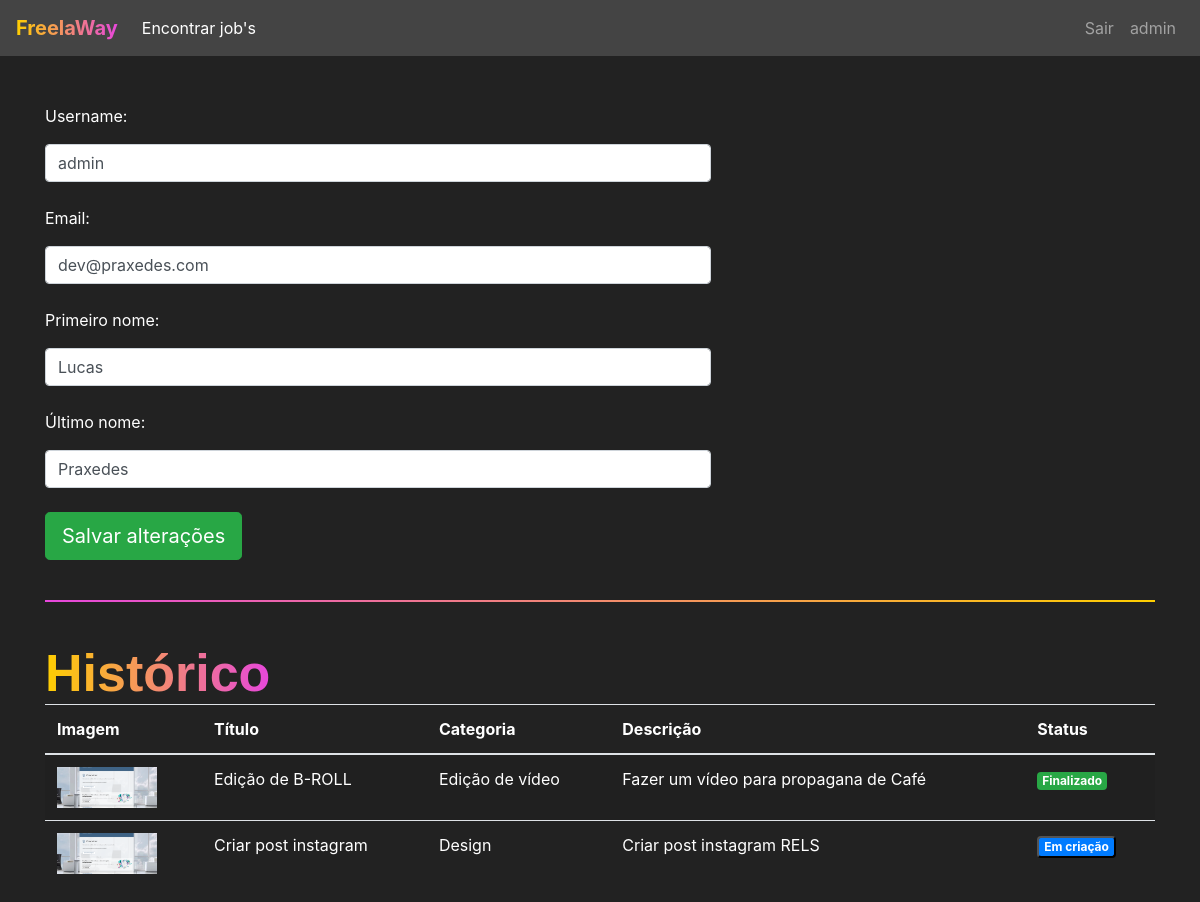
The page /jobs/perfil/ (signed in) on the database its author committed.
### jobs/models.py (models this page shows, shortened)
class Jobs(models.Model):
    categoria_choices = (('D', 'Design'),
    ('EV', 'Edição de Vídeo'))
    status_choices = (('C', 'Em criação'),
    ('AA', 'Aguardando aprovação'),
    ('F', 'Finalizado'))
    titulo = models.CharField(max_length=200)
    descricao = models.TextField()
    categoria = models.CharField(max_length=2, choices=categoria_choices, default="D")
    prazo_entrega = models.DateTimeField()
    preco = models.FloatField()
    referencias = models.ManyToManyField(Referencias)
    profissional = models.ForeignKey(User, on_delete=models.DO_NOTHING, null=True, blank=True)
    reservado = models.BooleanField(default=False)
    status = models.CharField(max_length=2, choices=status_choices ,default='C')
    arquivo_final = models.FileField(null=True)

class Referencias(models.Model):
    arquivo = models.FileField(upload_to='referencias')
    def __str__(self) -> str:
        return self.arquivo.url

### jobs/views.py (the view, shortened to what this page needs)
# urls.py: path('perfil/', views.perfil, name="perfil"),
@login_required(login_url='/auth/logar/')
def perfil(request):
    if request.method == "GET":
        jobs = Jobs.objects.filter(profissional=request.user)
        return render(request, "perfil.html", {'jobs': jobs})
    elif request.method == "POST":
        username = request.POST.get('username')
        email = request.POST.get('email')
        primeiro_nome = request.POST.get('primeiro_nome')
        ultimo_nome = request.POST.get('ultimo_nome')

### jobs/templates/perfil.html (shortened to what this page needs)
{% extends 'base.html' %}
{% load static %}
{% block 'head' %}
<link rel="stylesheet" href="{% static 'jobs/css/encontrar_jobs.css' %}">
<link rel="stylesheet" href="{% static 'jobs/css/perfil.css' %}">
{% endblock %}
{% block 'body' %}
<br>
<br>
<div class="container">
    <div style="width: 60%">
        <form action="{% url 'perfil' %}" method="POST">{% csrf_token %}
            <p>Username:</p>
            <input type="text" class="form-control" value="{{user.username}}" name="username">
            <br>
            <p>Email:</p>
            <input type="email" class="form-control" value="{{user.email}}" name="email">
            <br>
            <p>Primeiro nome:</p>
            <input type="text" class="form-control" value="{{user.first_name}}" name="primeiro_nome">
            <br>
            <p>Último nome:</p>
            <input type="text" class="form-control" value="{{user.last_name}}" name="ultimo_nome">
            <br>
            <input type="submit" class="btn btn-success btn-lg" value="Salvar alterações">
        </form>
    </div>
    <br>
    <hr class="borda-degrade">
    <br>
    <h4 class="titulo">Histórico</h4>
    <table style="background-color: #222; color: white;" class="table table-striped">
        <thead>
            <tr>
                <th scope="col">Imagem</th>
                <th scope="col">Título</th>
                <th scope="col">Categoria</th>
                <th scope="col">Descrição</th>
                <th scope="col">Status</th>
            </tr>
        </thead>
        <tbody>
            {% for job in jobs %}
            <tr>
                <th scope="row"><img width="100px" src="{{job.referencias.all.0}}"></th>
                <td>{{job.titulo}}</td>
                <td>{% if job.categoria == 'D'%}
                    Design
                    {% else %}
                    Edição de vídeo
                    {% endif%}
                </td>
                <td>
                    {{job.descricao}}
                </td>
                <td>
                    {% if job.status == 'AA'%}
                    <span class="badge badge-info">Aguardando aprovação</span>
                    {% elif job.status == 'C' %}
                    <button class="badge badge-primary" data-toggle="modal" data-target="#modal-job-{{job.id}}">Em
                        criação</button>
                    {% else %}
                    <span class="badge badge-success">Finalizado</span>
                    {% endif %}
                </td>
            </tr>
            {% endfor %}
        </tbody>
    </table>
</div>
{% endblock %}

### templates/base.html (shortened to what this page needs)
<!doctype html>
<html lang="en">
<head>
    {% block 'head' %}
    {% endblock %}
    <link rel="stylesheet" href="https://cdn.jsdelivr.net/npm/bootstrap@4.6.1/dist/css/bootstrap.min.css">
</head>
<body class="fundo">
    {% if user.is_authenticated %}
        <nav style="background-color: #444;" class="navbar navbar-expand-lg navbar-dark">
            <a class="navbar-brand" href="#"><span class="font-degrade-nav">FreelaWay</span></a>
            <div class="collapse navbar-collapse" id="navbarNav">
                <ul class="navbar-nav">
                    <li class="nav-item active">
                        <a class="nav-link" href="{% url "encontrar_jobs" %}">Encontrar job's</a>
                    </li>
                </ul>
                <ul class="navbar-nav ml-auto">
                    <li class="nav-item">
                        <a class="nav-link" href="{% url 'sair' %}">Sair</a>
                    </li>
                    <li class="nav-item">
                        <a class="nav-link" href="{% url 'perfil' %}">{{request.user}}</a>
                    </li>
                </ul>
            </div>
        </nav>
    {% endif %}
    {% block 'body' %}{% endblock %}
</body>
</html>

### templates/static/jobs/css/encontrar_jobs.css (style rules this page uses)
.fundo { background-color: #222; color: white; }
.titulo { font-family: Arial, Helvetica, sans-serif; font-weight: bold; font-size: 52px; display: inline; background-image: linear-gradient(90deg, rgba(255, 207, 0, 1) 0%, rgba(231, 71, 220, 1) 100%); background-clip: text; -webkit-background-clip: text; color: transparent; padding-bottom: 10px; }

### templates/static/jobs/css/perfil.css (style rules this page uses)
.fundo { background-color: #222; color: white; }
.borda-degrade { border: 1px solid transparent; border-image: linear-gradient(90deg, rgba(231, 71, 220, 1) 0%, rgba(255, 207, 0, 1) 100%); border-image-slice: 1; }
.titulo { font-family: Arial, Helvetica, sans-serif; font-weight: bold; font-size: 52px; display: inline; background-image: linear-gradient(90deg, rgba(255, 207, 0, 1) 0%, rgba(231, 71, 220, 1) 100%); background-clip: text; -webkit-background-clip: text; color: transparent; padding-bottom: 10px; }

### templates/base.html (style rules this page uses)
.font-degrade-nav { background-image: linear-gradient(90deg, rgba(255, 207, 0, 1) 0%, rgba(231, 71, 220, 1) 100%); background-clip: text; -webkit-background-clip: text; color: transparent; padding-bottom: 10px; font-size: 20px; font-weight: bold; }

### rows shown on the page
Jobs: referencias.all.0 (picture), titulo "Edição de B-ROLL", categoria "Edição de vídeo", descricao "Fazer um vídeo para propagana de Café", status "Finalizado"
Jobs: referencias.all.0 (picture), titulo "Criar post instagram", categoria "Design", descricao "Criar post instagram RELS"

### other values the page prints
{{ request.user }} "admin"
